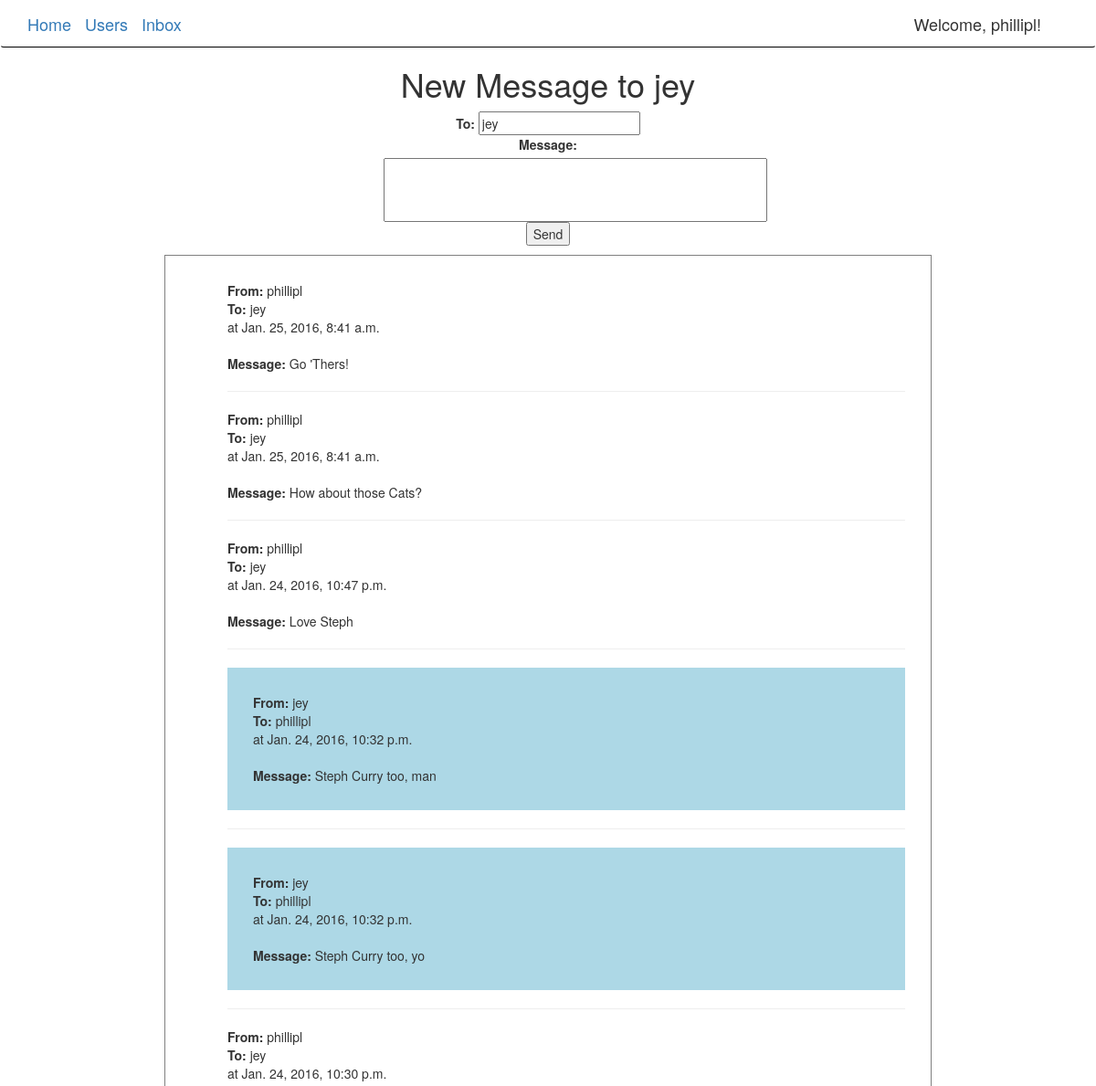
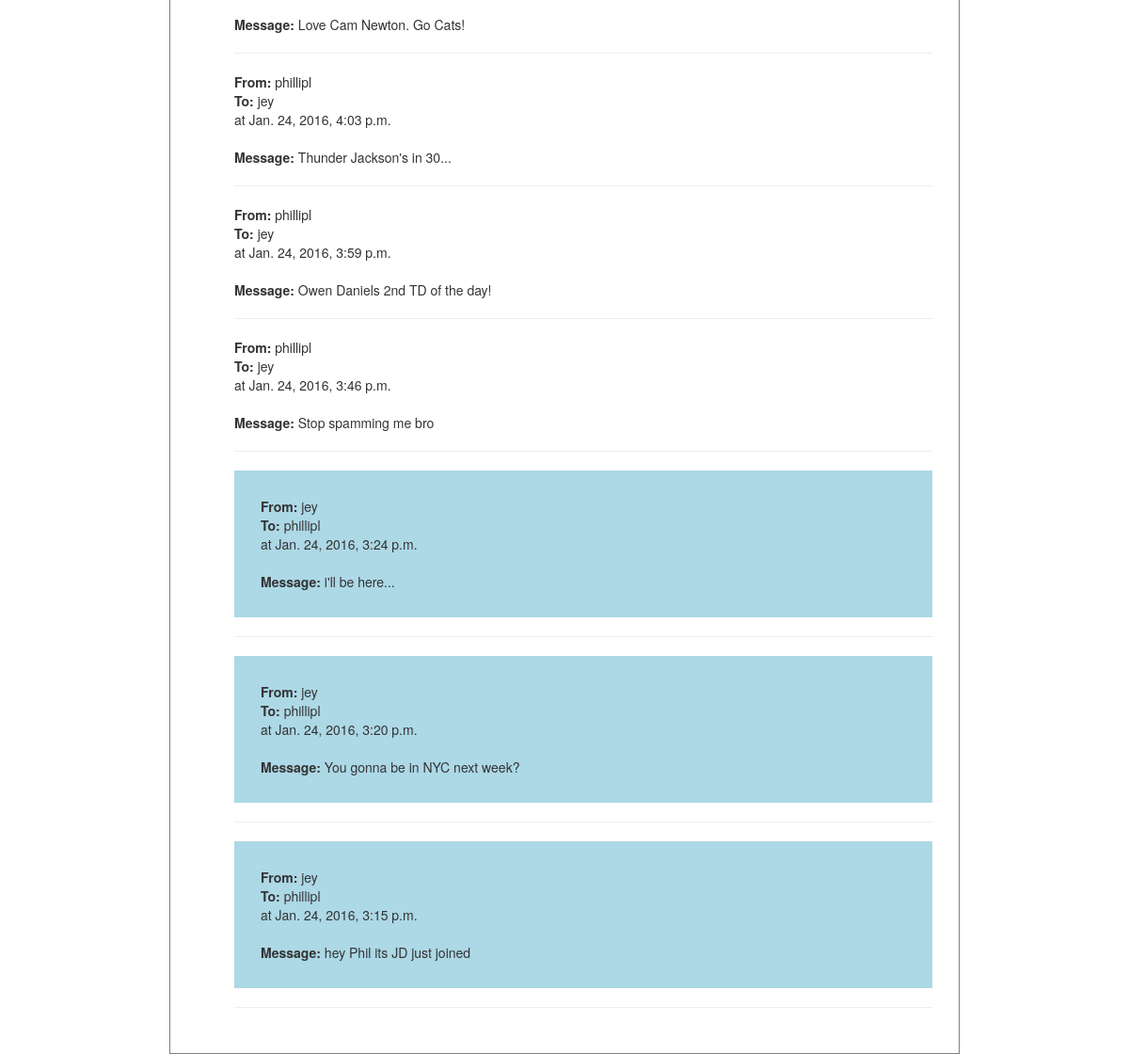
Page /new_message/5 (signed in) on the committed database (2 pictures, top to bottom).
### demo/models.py (models this page shows, shortened)
class Notification(SelfPublishModel, models.Model):
    serializer_class = NotificationSerializer
    message = models.TextField()
    user = models.ForeignKey(settings.AUTH_USER_MODEL, related_name='receiving_user')
    sending_user = models.ForeignKey(settings.AUTH_USER_MODEL, related_name='sending_user', default = DEFAULT_USER_ID)
    created = models.DateTimeField(auto_now_add=True)

### demo/views.py (the view)
# urls.py: url(r'^new_message/(?P<user_id>\d+)$', views.new_message_form, name='new_message_form'),
def new_message_form(request,user_id):
	current_user=request.user
	other_user = User.objects.get(id=user_id)
	context=RequestContext(request)
	context_dict = {}
	relevant_messages = Notification.objects.filter(Q(user=current_user,sending_user=other_user) | Q(user=other_user,sending_user=current_user)).order_by('-created')
	context_dict['other_user'] = other_user
	context_dict['relevant_messages'] = relevant_messages
	return render_to_response('new_message_form.html', context_dict, context)

### templates/new_message_form.html (shortened to what this page needs)
<!DOCTYPE html>
{% extends 'base.html' %}
{% load static %}
{% load swampdragon_tags %}
{% block content %}
	{% block bodyblock %}
	{% if user == other_user %}
		<h1>New Message to Yourself!</h1>
	{% else %}
		<h1>New Message to {{ other_user }} </h1>
	{% endif %}
	<div class="message_form">
		<form id="notification" name="notification_form" method="post" onsubmit="SubForm()"> {% csrf_token %}
			<li>
				<div id="detail">To: </div><input name="user" value="{{other_user}}"> </br>
				<label for="notification"> Message: </label>
				<input type="text" name="notification" class="large-textbox">
			</li>
			<input id="notification_submit" type="submit" value="Send"/>
		</form>
	</div>
	<div class="recent-messages">
		<ul id="notifications">
		    {% for notification in relevant_messages %}
		    	{% if notification.sending_user == other_user %}
		    	<div id="alternate_color">
		    	{% endif %}
				    <li><div id="detail">From: </div>{{ notification.sending_user }}</li>
				    <li><div id="detail">To: </div>{{ notification.user }}</li>
				    <li>at {{ notification.created }}</li></br>
				    <li><div id="detail">Message: </div>{{ notification.message }}</li>
		    	{% if notification.sending_user == other_user %}
			    </div>
			    {% endif %}
			    <hr>
		    {% endfor %}
		</ul>
	</div>
	{% endblock %}
{% endblock %}

### templates/base.html (shortened to what this page needs)
{% load static %}
{% load swampdragon_tags %}
<head>
<link rel="stylesheet" href="{{ STATIC_URL }}notifications.css">
<link rel="stylesheet" href="https://maxcdn.bootstrapcdn.com/bootstrap/3.3.6/css/bootstrap.min.css">
<link rel="stylesheet" href="https://maxcdn.bootstrapcdn.com/bootstrap/3.3.6/css/bootstrap-theme.min.css">
</head>
<div class="navbar navbar" role="navigation">
	  <div class="container">
	    <div class="navbar-header">
	      <a class="navbar-brand" href="/home/">Home</a>
	      <a class="navbar-brand" href="/users/">Users</a>
	      <a class="navbar-brand" href="/home/your_messages/">Inbox</a>
	    </div>
	    <div class="navbar-collapse collapse">
	      <ul class="nav navbar-nav pull-right">
	          {% if user and not user.is_anonymous %}
	          <li class="navbar-brand">Welcome, {{ user }}!</li>
	          {% else %}
	          	<a class="navbar-brand" href="/admin">Admin Login</a>
	          {% endif %}
	      </ul>
	  </div>
	</div>
</div>
{% block content %}{% endblock %}

### static/notifications.css (style rules this page uses)
li { list-style-type:none; }
.recent-messages, .list-users { border: 1px solid gray; width: 70%; margin-left: 15%; padding: 2em; }
h1 { text-align: center; }
.message_form { text-align: center; width: 30%; list-style:none; margin-left: 35%; }
.navbar.navbar { border-bottom: 1px solid black; }
#detail { font-weight: bold; display: inline; }
.large-textbox { width: 30em; height:5em; padding:2px; }
#alternate_color { background-color: lightblue; padding: 2em; }

### rows in the picture
Notification: sending_user "phillipl", user "jey", created "Jan. 25, 2016, 8:41 a.m.", message "Go 'Thers!"
Notification: sending_user "phillipl", user "jey", created "Jan. 25, 2016, 8:41 a.m.", message "How about those Cats?"
Notification: sending_user "phillipl", user "jey", created "Jan. 24, 2016, 10:47 p.m.", message "Love Steph"
Notification: sending_user "jey", user "phillipl", created "Jan. 24, 2016, 10:32 p.m.", message "Steph Curry too, man"
Notification: sending_user "jey", user "phillipl", created "Jan. 24, 2016, 10:32 p.m.", message "Steph Curry too, yo"
Notification: sending_user "phillipl", user "jey", created "Jan. 24, 2016, 10:30 p.m.", message "Love Cam Newton. Go Cats!"
Notification: sending_user "phillipl", user "jey", created "Jan. 24, 2016, 4:03 p.m.", message "Thunder Jackson's in 30..."
Notification: sending_user "phillipl", user "jey", created "Jan. 24, 2016, 3:59 p.m.", message "Owen Daniels 2nd TD of the day!"
Notification: sending_user "phillipl", user "jey", created "Jan. 24, 2016, 3:46 p.m.", message "Stop spamming me bro"
Notification: sending_user "jey", user "phillipl", created "Jan. 24, 2016, 3:24 p.m.", message "i'll be here..."
Notification: sending_user "jey", user "phillipl", created "Jan. 24, 2016, 3:20 p.m.", message "You gonna be in NYC next week?"
Notification: sending_user "jey", user "phillipl", created "Jan. 24, 2016, 3:15 p.m.", message "hey Phil its JD just joined"

### other values in the picture
{{ user }} "phillipl"
{{ other_user }} "jey"
